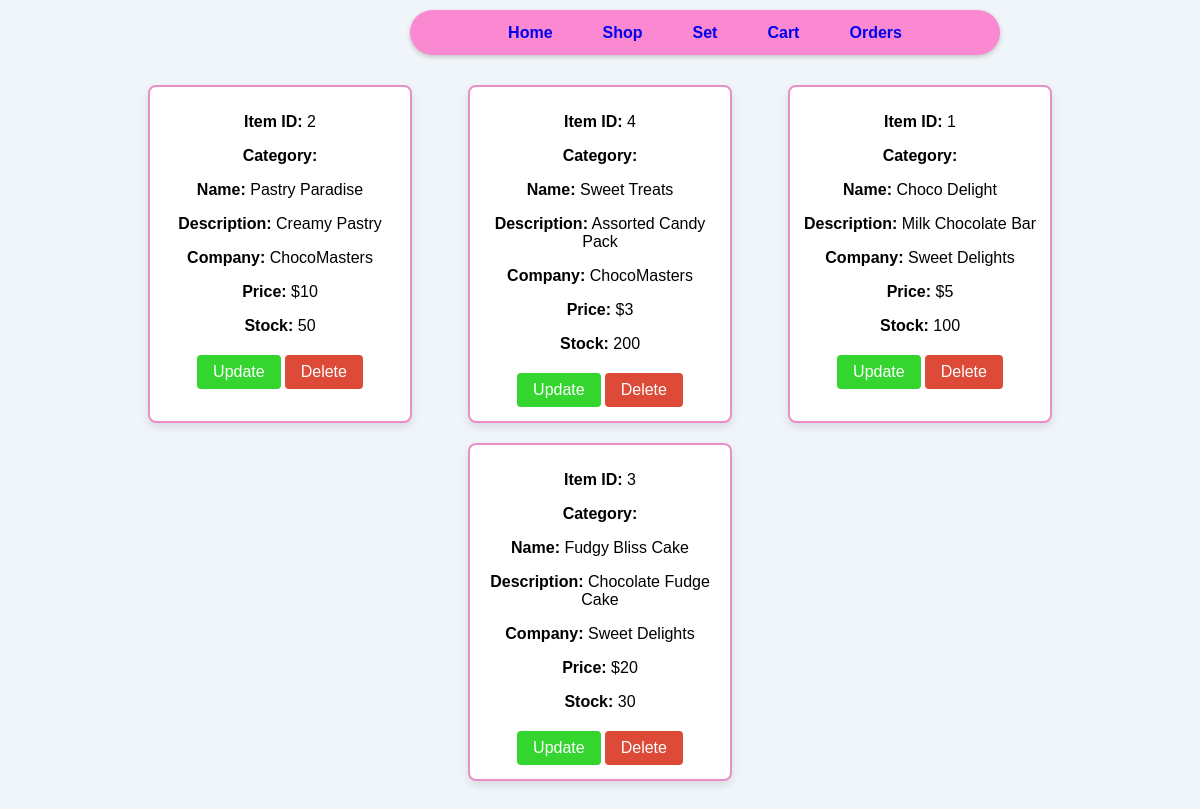
The page /Admin-ItemListing.php on the database as committed earlier.
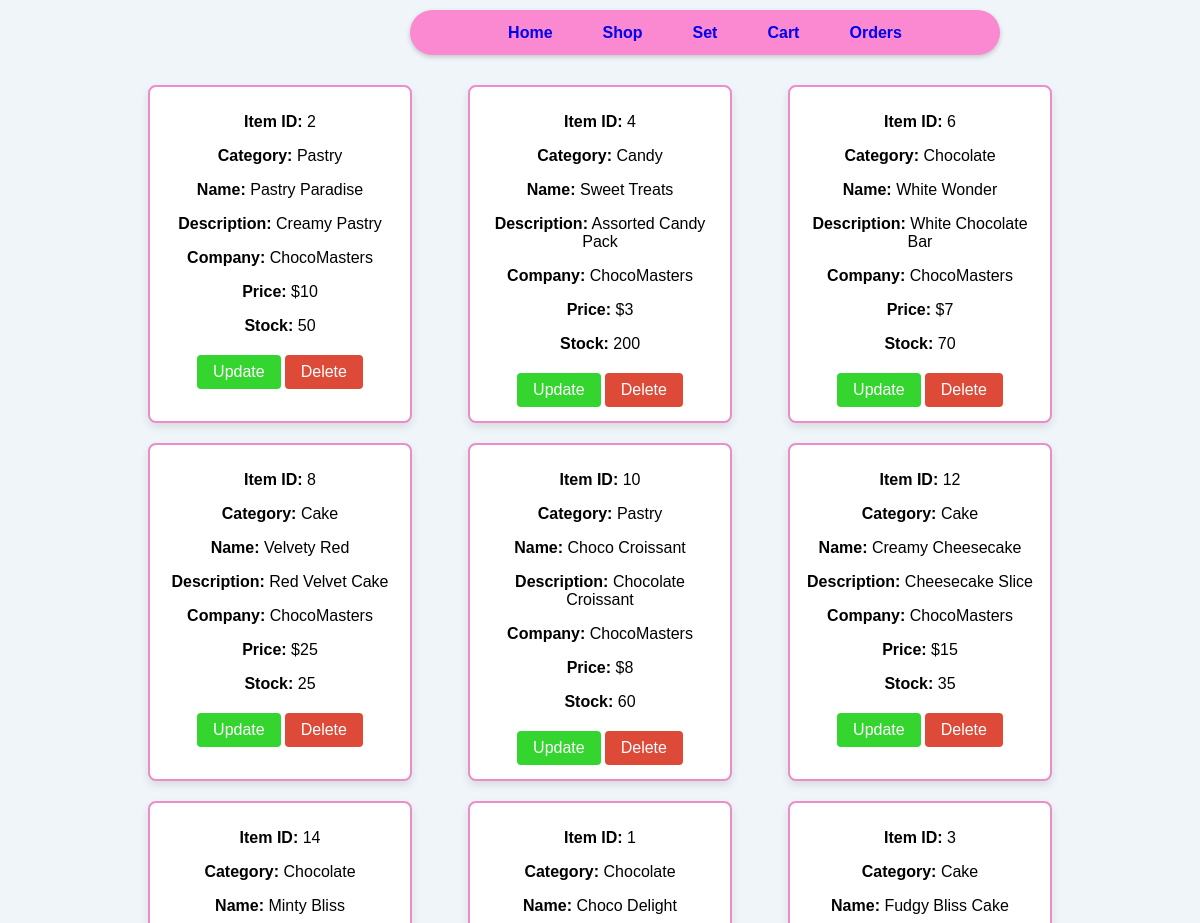
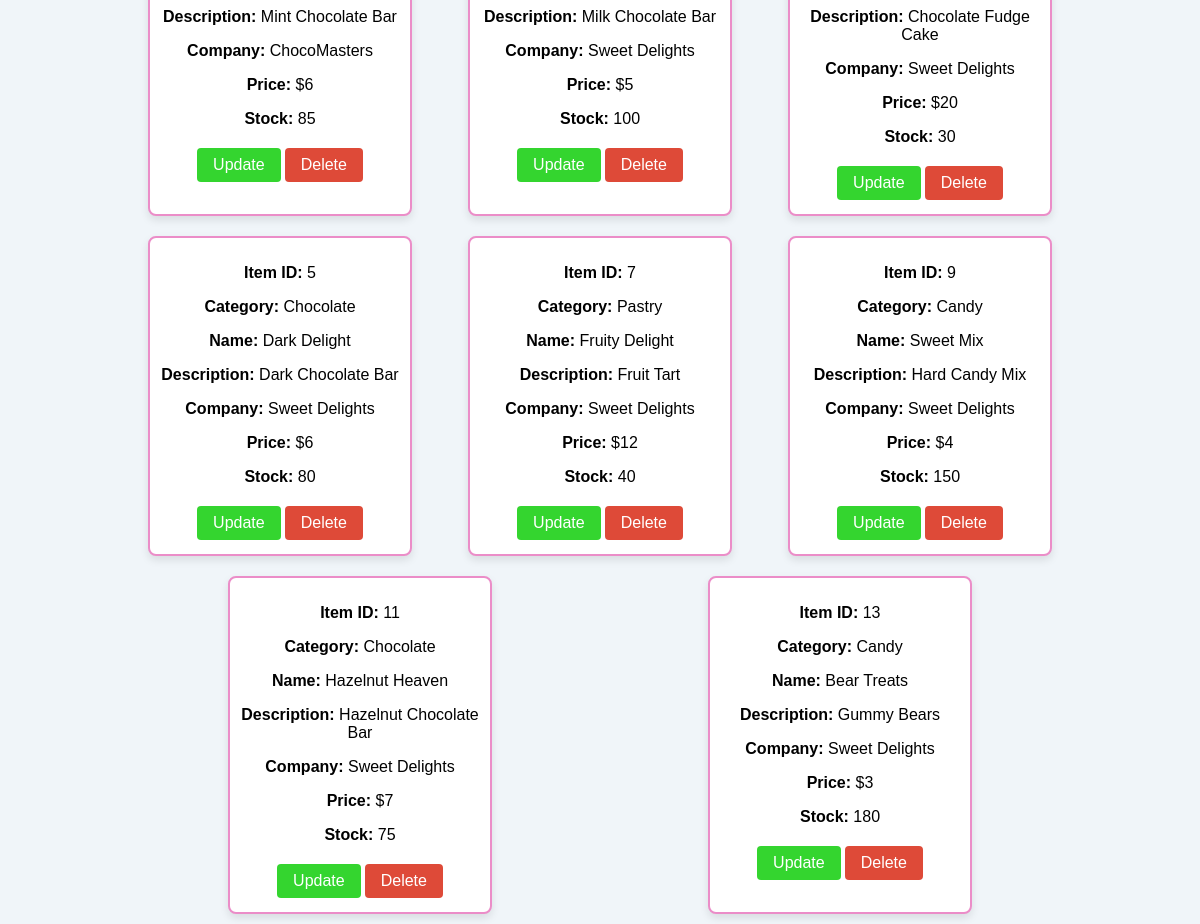
The same page on the database as committed later (2 pictures, top to bottom).
### tables this page shows
CREATE TABLE IF NOT EXISTS item
(
  item_ID INT(8) PRIMARY KEY NOT NULL AUTO_INCREMENT,
  company_ID INT(8) NOT NULL,
  category ENUM('Cake','Candy','Chocolate','Pastry') NOT NULL,
  item_desc VARCHAR(45) NOT NULL,
  item_name VARCHAR(45) NOT NULL,
  item_price INT(10) NOT NULL,
  item_stock INT(10) NOT NULL,
  KEY `company_id` (`company_ID`),
  CONSTRAINT `company_id` FOREIGN KEY (`company_ID`) REFERENCES `company` (`company_ID`) ON DELETE CASCADE ON UPDATE CASCADE
);

CREATE TABLE IF NOT EXISTS company
(
  company_ID INT(8) PRIMARY KEY NOT NULL AUTO_INCREMENT,
  company_name VARCHAR(45) NOT NULL,
  UNIQUE KEY `company_name` (`company_name`)
);

### Admin-ItemListing.php (the view, shortened to what this page needs)
<!DOCTYPE html>
<html lang="en">
<head>
</head>
<body>
<div class ="container">
        <div class="navbar">
            <nav>
                <a href="home.php">Home</a>
                <a href="shop.php">Shop</a>
                <a href="set.php">Set</a>
                <a href="cart.php">Cart</a>
                <a href="orders.php">Orders</a>
            </nav>
        </div>
    </div>
    <div class="item-container">
        <?php
        $servername = "localhost";
        $username   = "root";
        $password   = "";
        $database   = "confectionary";
        $conn = new mysqli($servername, $username, $password, $database);
        $sql = "SELECT * FROM item i
                    INNER JOIN company AS c ON i.company_ID = c.company_ID
                ";
        $result = $conn->query($sql);
        if ($result->num_rows > 0) {
            while($row = $result->fetch_assoc()) {
                echo '<div class="item-box">';
                echo '<p><strong>Item ID:</strong> '        . $row["item_ID"] .         '</p>';
                echo '<p><strong>Category:</strong> '       . $row["category"] .        '</p>';
                echo '<p><strong>Name:</strong> '           . $row["item_name"] .       '</p>';
                echo '<p><strong>Description:</strong> '    . $row["item_desc"] .       '</p>';
                echo '<p><strong>Company:</strong> '        . $row["company_name"] .    '</p>';
                echo '<p><strong>Price:</strong> $'         . $row["item_price"] .      '</p>';
                echo '<p><strong>Stock:</strong> '          . $row["item_stock"] .      '</p>';
                echo '<form action="Admin-ItemConfig.php" method="post">';
                echo '<input type="submit" class="update-btn" name="update" value="Update">';
                echo '<input type="submit" class="delete-btn" name="delete" value="Delete">';
                echo '</form>';
                echo '</div>';
            }
        }
        ?>
    </div>
</body>
</html>

### Admin-ItemListing.php (style rules this page uses)
body { background-color: #f0f5f9; margin: 0; padding: 0; font-family: Arial, sans-serif; width: 100vw; height: 100vh; }
.container { text-align: center; max-width: 600px; width: 100%; margin-bottom: 10px; margin-left: 400px; }
.update-btn { background-color: #34D52F; color: white; border: none; padding: 8px 16px; text-align: center; text-decoration: none; display: inline-block; font-size: 16px; margin: 4px 2px; cursor: pointer; border-radius: 4px; }
.delete-btn { background-color: #DE4A38; color: white; border: none; padding: 8px 16px; text-align: center; text-decoration: none; display: inline-block; font-size: 16px; margin: 4px 2px; cursor: pointer; border-radius: 4px; }
.navbar { text-align: center; font-family: 'Trebuchet MS', 'Lucida Sans Unicode', 'Lucida Grande', 'Lucida Sans', Arial, sans-serif; font-size: 16px; font-weight: 700; line-height: 25px; background-color: #fa89d1; box-shadow: 0px 2px 5px rgba(0, 0, 0, 0.2); border-radius: 50px; margin-top: 10px; margin-left: 10px; }
nav { display: flex; justify-content: center; align-items: center; }
nav a { text-decoration: none; margin: 0 15px; padding: 10px; }
.item-container { display: flex; flex-wrap: wrap; justify-content: space-around; width: 80%; margin-top: 20px; overflow-y: auto; flex-direction: row; margin-left: 120px; }
.item-box { width: 25%; background-color: #ffffff; border: 2px solid #eb8dc8; border-radius: 8px; margin: 10px; padding: 10px; box-shadow: 0 4px 8px rgba(0, 0, 0, 0.1); text-align: center; overflow-y: auto; }

Rows that differ between the two databases and show on the page:
changed item "Pastry Paradise": category (not shown) → "Pastry"
changed item "Sweet Treats": category (not shown) → "Candy"
added item: item_ID "6", category "Chocolate", item_name "White Wonder", item_desc "White Chocolate Bar", company_ID.company_name "ChocoMasters", item_price "7", item_stock "70"
added item: item_ID "8", category "Cake", item_name "Velvety Red", item_desc "Red Velvet Cake", company_ID.company_name "ChocoMasters", item_price "25", item_stock "25"
added item: item_ID "10", category "Pastry", item_name "Choco Croissant", item_desc "Chocolate Croissant", company_ID.company_name "ChocoMasters", item_price "8", item_stock "60"
added item: item_ID "12", category "Cake", item_name "Creamy Cheesecake", item_desc "Cheesecake Slice", company_ID.company_name "ChocoMasters", item_price "15", item_stock "35"
added item: item_ID "14", category "Chocolate", item_name "Minty Bliss", item_desc "Mint Chocolate Bar", company_ID.company_name "ChocoMasters", item_price "6", item_stock "85"
changed item "Choco Delight": category (not shown) → "Chocolate"
changed item "Fudgy Bliss Cake": category (not shown) → "Cake"
added item: item_ID "5", category "Chocolate", item_name "Dark Delight", item_desc "Dark Chocolate Bar", company_ID.company_name "Sweet Delights", item_price "6", item_stock "80"
added item: item_ID "7", category "Pastry", item_name "Fruity Delight", item_desc "Fruit Tart", company_ID.company_name "Sweet Delights", item_price "12", item_stock "40"
added item: item_ID "9", category "Candy", item_name "Sweet Mix", item_desc "Hard Candy Mix", company_ID.company_name "Sweet Delights", item_price "4", item_stock "150"
added item: item_ID "11", category "Chocolate", item_name "Hazelnut Heaven", item_desc "Hazelnut Chocolate Bar", company_ID.company_name "Sweet Delights", item_price "7", item_stock "75"
added item: item_ID "13", category "Candy", item_name "Bear Treats", item_desc "Gummy Bears", company_ID.company_name "Sweet Delights", item_price "3", item_stock "180"
